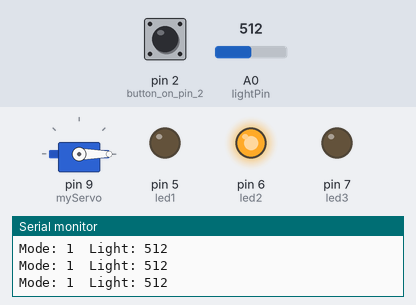
A sketch run on a simulated Arduino Uno, built with avr-gcc and run on an emulated ATmega328P. Parts: servo, output pins drawn as LEDs (lit = HIGH), the last lines printed to the serial monitor. Inputs (shaded band) come from the test bench; at power-on: A0 (lightPin) = 512, pin 2 (button_on_pin_2) HIGH.

Above: at 1.2 s.
1.3 s: A0 (lightPin) set to 490
At 2.2 s:
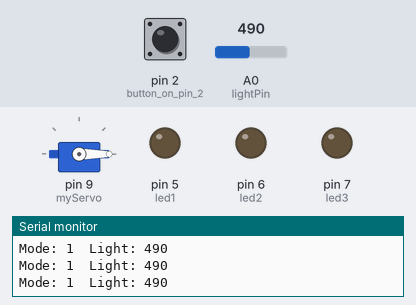
2.8 s: A0 (lightPin) set to 460
At 3.4 s:
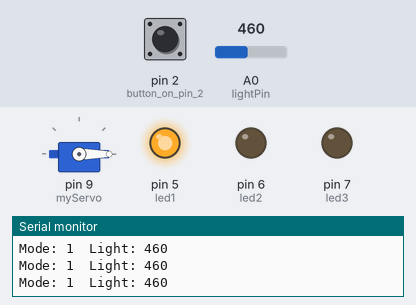
4.3 s: A0 (lightPin) set to 1023
At 5.0 s:
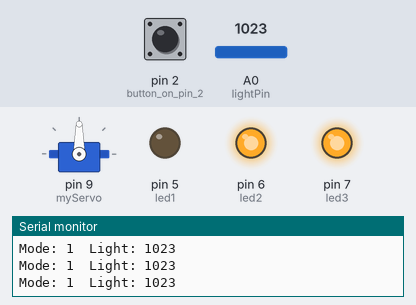
5.8 s: pin 2 (button_on_pin_2) pulled LOW for 0.15 s
At 6.4 s:
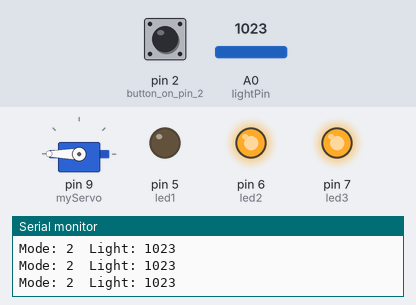
7.6 s: A0 (lightPin) set to 790
At 8.7 s:
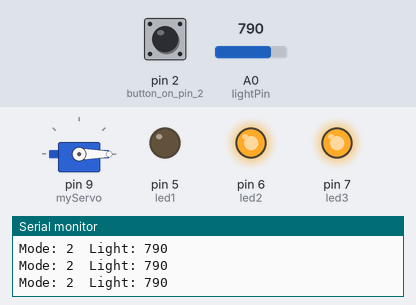
9.2 s: A0 (lightPin) set to 640
At 9.9 s:
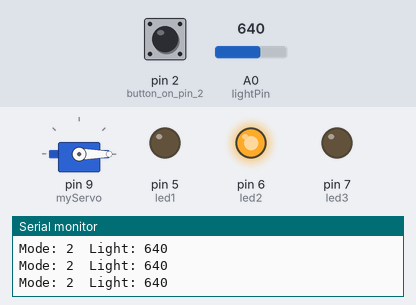
Timing chart, 0 to 12.2 s (numbered marks = the images above; inputs shaded):
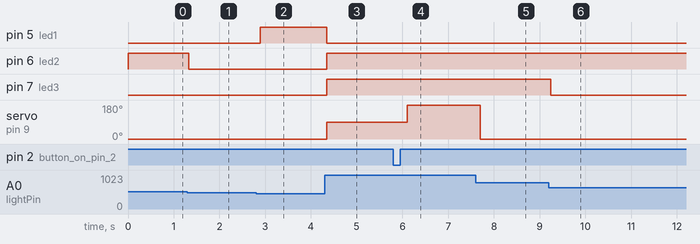

The sketch:

final-project.ino
```cpp
#include <Servo.h>

Servo myServo;

int lightPin = A0;  // photoresistor connected to A0
int threshold = 700;  // Normal mode: light above 700 = bright
int torchThreshold = 800; // Modified mode: only torch above 950 triggers

int mode = 1;
int lastButtonState = HIGH; // previous button state for debounce

int lastAngle = -1;  // stores last angle to prevent servo jitter

// LED pins for Experiment 4
int led1 = 5;  // red
int led2 = 6;  // yellow
int led3 = 7;  // green

void setup() {
  myServo.attach(9);
  Serial.begin(9600);
  myServo.write(0);
  pinMode(2, INPUT_PULLUP);   // button on pin 2, internal pull-up resistor

  // LED pins as outputs
  pinMode(led1, OUTPUT);
  pinMode(led2, OUTPUT);
  pinMode(led3, OUTPUT);
}

void loop() {
  int buttonState = digitalRead(2);   // read button (LOW = pressed)

  // toggle mode on button press (HIGH -> LOW transition)
  if (lastButtonState == HIGH && buttonState == LOW) {
    mode = (mode == 1) ? 2 : 1;       // switch between 1 and 2
    delay(200);                       // debounce delay
  }
  lastButtonState = buttonState;      // save current state for next loop

  int light = analogRead(lightPin);   // read light value (0-1023)
  Serial.print("Mode: ");
  Serial.print(mode);
  Serial.print("  Light: ");
  Serial.println(light);              // print to Serial Monitor

  // Experiment 4: LEDs indicate light level
  digitalWrite(led1, LOW);
  digitalWrite(led2, LOW);
  digitalWrite(led3, LOW);

  if (light < 470) digitalWrite(led1, HIGH);   // dark: red LED
  if (light > 500) digitalWrite(led2, HIGH);   // normal: yellow LED
  if (light > 650) digitalWrite(led3, HIGH);   // bright: green LED

  // Experiment 1 & 2: Servo control
  if (mode == 1) {
    // NORMAL MODE (Exp 1): two positions only
    if (light > threshold) {
      myServo.write(90);              // bright light -> 90 degrees
    } else {
      myServo.write(0);               // dark -> 0 degrees
    }
  }
  else {  // mode == 2
    // MODIFIED MODE (Exp 2): torch seeker, smooth movement
    if (light > torchThreshold) {
      // convert torch brightness (950-1023) to angle (0-180)
      int angle = map(light, torchThreshold, 1023, 0, 180);

      // only move if angle changed significantly (prevents jitter)
      if (abs(angle - lastAngle) > 3) {
        myServo.write(angle);
        lastAngle = angle;      // ← теперь не закомментировано
        delay(30);              // brief delay after movement
      }
    } else {
      // light is below torch threshold
      if (lastAngle != 0) {
        myServo.write(0);       // return to 0 degrees
        lastAngle = 0;
        delay(330);             // delay before accepting new light readings
      }
    }
  }

  delay(120);   // main loop stability delay
}
```

Measured:
- after the input at 1.3 s, pin 6 (led2): HIGH → LOW at once
- after the input at 2.8 s, pin 5 (led1): LOW → HIGH after 0.09 s
- after the input at 4.3 s, pin 5 (led1): HIGH → LOW at once; pin 6 (led2), pin 7 (led3): LOW → HIGH at once; servo on pin 9 (myServo): 0° → 90° at once
- after the input at 5.8 s, servo on pin 9 (myServo): 90° → 180° after 0.31 s
- after the input at 7.6 s, servo on pin 9 (myServo): 180° → 0° after 0.11 s
- after the input at 9.2 s, pin 7 (led3): HIGH → LOW at once
